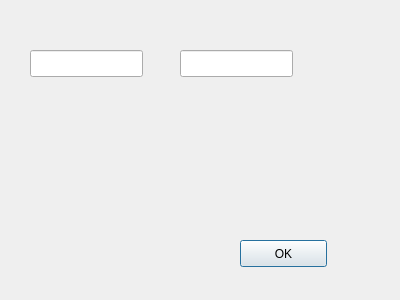
<?xml version="1.0" encoding="UTF-8"?>
<ui version="4.0">
 <class>Dialog</class>
 <widget class="QDialog" name="Dialog">
  <property name="geometry">
   <rect>
    <x>0</x>
    <y>0</y>
    <width>400</width>
    <height>300</height>
   </rect>
  </property>
  <property name="windowTitle">
   <string>Dialog</string>
  </property>
  <widget class="QLineEdit" name="lineEdit">
   <property name="geometry">
    <rect>
     <x>30</x>
     <y>50</y>
     <width>113</width>
     <height>27</height>
    </rect>
   </property>
  </widget>
  <widget class="QLineEdit" name="lineEdit_2">
   <property name="geometry">
    <rect>
     <x>180</x>
     <y>50</y>
     <width>113</width>
     <height>27</height>
    </rect>
   </property>
  </widget>
  <widget class="QPushButton" name="pushOK">
   <property name="enabled">
    <bool>true</bool>
   </property>
   <property name="geometry">
    <rect>
     <x>240</x>
     <y>240</y>
     <width>87</width>
     <height>27</height>
    </rect>
   </property>
   <property name="cursor">
    <cursorShape>ArrowCursor</cursorShape>
   </property>
   <property name="text">
    <string>OK</string>
   </property>
  </widget>
 </widget>
 <resources/>
 <connections/>
</ui>
